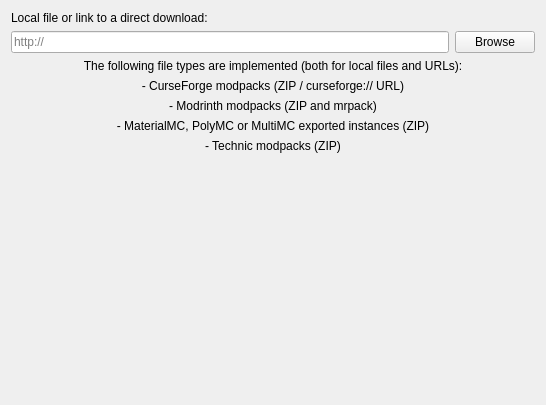
<?xml version="1.0" encoding="UTF-8"?>
<ui version="4.0">
 <class>ImportPage</class>
 <widget class="QWidget" name="ImportPage">
  <property name="geometry">
   <rect>
    <x>0</x>
    <y>0</y>
    <width>546</width>
    <height>405</height>
   </rect>
  </property>
  <layout class="QGridLayout" name="gridLayout">
   <item row="2" column="0">
    <widget class="QLineEdit" name="modpackEdit">
     <property name="placeholderText">
      <string notr="true">http://</string>
     </property>
    </widget>
   </item>
   <item row="2" column="1">
    <widget class="QPushButton" name="modpackBtn">
     <property name="text">
      <string>Browse</string>
     </property>
    </widget>
   </item>
   <item row="3" column="0" rowspan="2" colspan="2">
    <layout class="QVBoxLayout" name="verticalLayout">
     <item>
      <widget class="QLabel" name="label">
       <property name="text">
        <string>The following file types are implemented (both for local files and URLs):</string>
       </property>
       <property name="alignment">
        <set>Qt::AlignCenter</set>
       </property>
      </widget>
     </item>
     <item>
      <widget class="QLabel" name="label_5">
       <property name="text">
        <string>- CurseForge modpacks (ZIP / curseforge:// URL)</string>
       </property>
       <property name="alignment">
        <set>Qt::AlignCenter</set>
       </property>
      </widget>
     </item>
     <item>
      <widget class="QLabel" name="label_3">
       <property name="text">
        <string>- Modrinth modpacks (ZIP and mrpack)</string>
       </property>
       <property name="alignment">
        <set>Qt::AlignCenter</set>
       </property>
      </widget>
     </item>
     <item>
      <widget class="QLabel" name="label_2">
       <property name="text">
        <string>- MaterialMC, PolyMC or MultiMC exported instances (ZIP)</string>
       </property>
       <property name="alignment">
        <set>Qt::AlignCenter</set>
       </property>
      </widget>
     </item>
     <item>
      <widget class="QLabel" name="label_4">
       <property name="text">
        <string>- Technic modpacks (ZIP)</string>
       </property>
       <property name="alignment">
        <set>Qt::AlignCenter</set>
       </property>
      </widget>
     </item>
    </layout>
   </item>
   <item row="5" column="0" colspan="2">
    <spacer name="verticalSpacer">
     <property name="orientation">
      <enum>Qt::Vertical</enum>
     </property>
     <property name="sizeHint" stdset="0">
      <size>
       <width>20</width>
       <height>40</height>
      </size>
     </property>
    </spacer>
   </item>
   <item row="0" column="0" colspan="2">
    <widget class="QLabel" name="modpackLabel">
     <property name="text">
      <string>Local file or link to a direct download:</string>
     </property>
    </widget>
   </item>
  </layout>
 </widget>
 <resources/>
 <connections/>
</ui>
